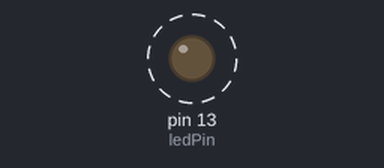
Recording of a sketch running on a simulated Arduino Uno, built with avr-gcc and run on an emulated ATmega328P. On the bench: output pins drawn as LEDs (lit = HIGH). Dashed ring = blinking. What the sketch prints to the serial monitor is not drawn.

Above: at 6.3 s.
Timing chart, 0 to 8.7 s (numbered marks = the images above):
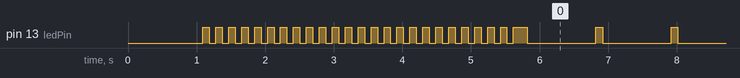

The sketch:

OpenLog_Test.ino
```cpp
// (licence header left out)
int ledPin =  13; //Status LED connected to digital pin 13

void setup()
{
  pinMode(ledPin, OUTPUT);

  //Serial.begin(9600); //9600bps is default for OpenLog
  //Serial.begin(57600); //Much faster serial, used for testing buffer overruns on OpenLog
  Serial.begin(115200); //Much faster serial, used for testing buffer overruns on OpenLog

  delay(1000); //Wait a second for OpenLog to init

  Serial.println();
  Serial.println("Run OpenLog Test");

  int testAmt = 5;
  //At 9600, testAmt of 4 takes about 1 minute, 10 takes about 3 minutes
  //At 57600, testAmt of 10 takes about 1 minute, 40 takes about 5 minutes
  //At 115200, testAmt of 30 takes about 1 minute
  //testAmt of 10 will push 111,000 characters/bytes. With header and footer strings, total is 111,052

  //Each test is 100 lines. 10 tests is 1000 lines (11,000 characters)
  for(int numofTests = 0 ; numofTests < testAmt ; numofTests++)
  {
    //This loop will print 100 lines of 110 characters each
    for(int k = 33; k < 43 ; k++)
    {
      //Print one line of 110 characters with marker in the front (markers go from '!' to '*')
      Serial.write(k); //Print the ASCII value directly: ! then " then #, etc
      Serial.println(":abcdefghijklmnopqrstuvwxyzABCDEFGHIJKLMNOPQRSTUVWXYZabcdefghijklmnopqrstuvwxyzABCDEFGHIJKLMNOPQRSTUVWXYZ-!#");
      //delay(50);

      //Then print 9 lines of 110 characters with new line at the end of the line
      for(int i = 1 ; i < 10 ; i++)
      {
        Serial.print(i, DEC);
        Serial.println(":abcdefghijklmnopqrstuvwxyzABCDEFGHIJKLMNOPQRSTUVWXYZabcdefghijklmnopqrstuvwxyzABCDEFGHIJKLMNOPQRSTUVWXYZ-!#");
        //delay(50);
      }

      if(digitalRead(ledPin) == 0) //Turn the status LED on/off as we go
        digitalWrite(ledPin, HIGH);
      else
        digitalWrite(ledPin, LOW);
    }
  } //End numofTests loop

  unsigned long totalCharacters = (long)testAmt * 100 * 110;
  Serial.print("Characters pushed: ");
  Serial.println(totalCharacters);
  Serial.print("Time taken (s): ");
  Serial.println(millis()/1000);
  Serial.println("Done!");
}

void loop()
{
  //Blink the Status LED because we're done!
  digitalWrite(ledPin, HIGH);
  delay(100);
  digitalWrite(ledPin, LOW);
  delay(1000);
}
```

Measured:
- by itself, pin 13 (ledPin): goes 23 × (LOW 0.09 s, HIGH 0.09 s), LOW 0.09 s, HIGH 0.20 s, 112 × (LOW 1.0 s, HIGH 0.10 s), then LOW
